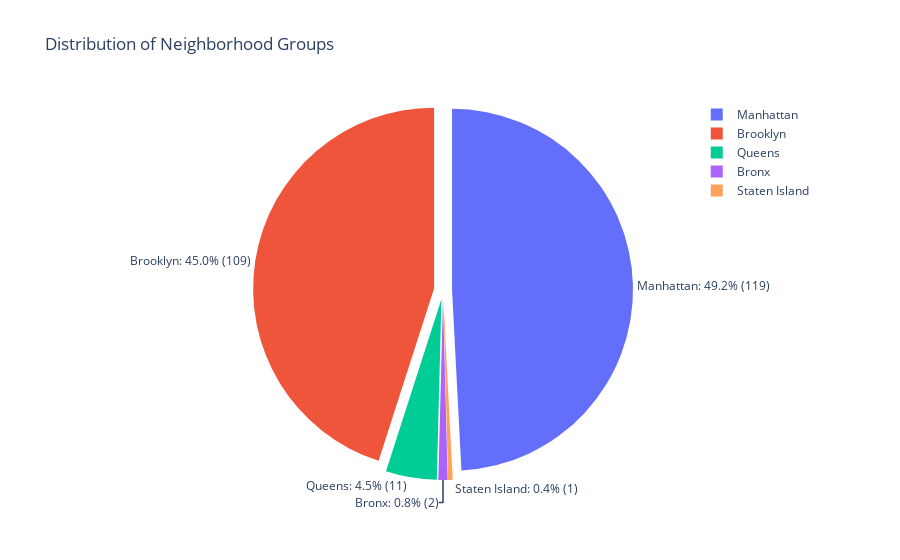

Notebook code for this chart:
### Markdown cell above
#### Visualization 2: Distribution of Neighbourhood group using Plotly Pie Chart

### Code cell
neighbourhood_group_counts = Airbnb['neighbourhood_group'].value_counts().reset_index()
neighbourhood_group_counts.columns = ['Neighbourhood Group', 'Count']

fig = px.pie(neighbourhood_group_counts, values='Count', names='Neighbourhood Group',
             title='Distribution of Neighborhood Groups',
             custom_data=['Count'],
             labels={'Count': 'Count'})

fig.update_traces(textinfo='label+percent', texttemplate='%{label}: %{percent:.1%} (%{customdata[0]})',
                  textposition='outside')
fig.update_traces(pull=[0.05, 0.05, 0.05, 0.05, 0.05])
fig.show()

### Figure 1 — Plotly figure (JSON) as saved in the notebook; plotly's stock layout.template omitted (floating-point values rounded to 4 significant figures)
{"data": [{"customdata": [[119], [109], [11], [2], [1]], "domain": {"x": [0, 1], "y": [0, 1]}, "hovertemplate": "Neighbourhood Group=%{label}<br>Count=%{value}<extra></extra>", "labels": ["Manhattan", "Brooklyn", "Queens", "Bronx", "Staten Island"], "legendgroup": "", "name": "", "pull": [0.05, 0.05, 0.05, 0.05, 0.05], "showlegend": true, "textinfo": "label+percent", "textposition": "outside", "texttemplate": "%{label}: %{percent:.1%} (%{customdata[0]})", "type": "pie", "values": [119, 109, 11, 2, 1]}], "layout": {"legend": {"tracegroupgap": 0}, "title": {"text": "Distribution of Neighborhood Groups"}}}
